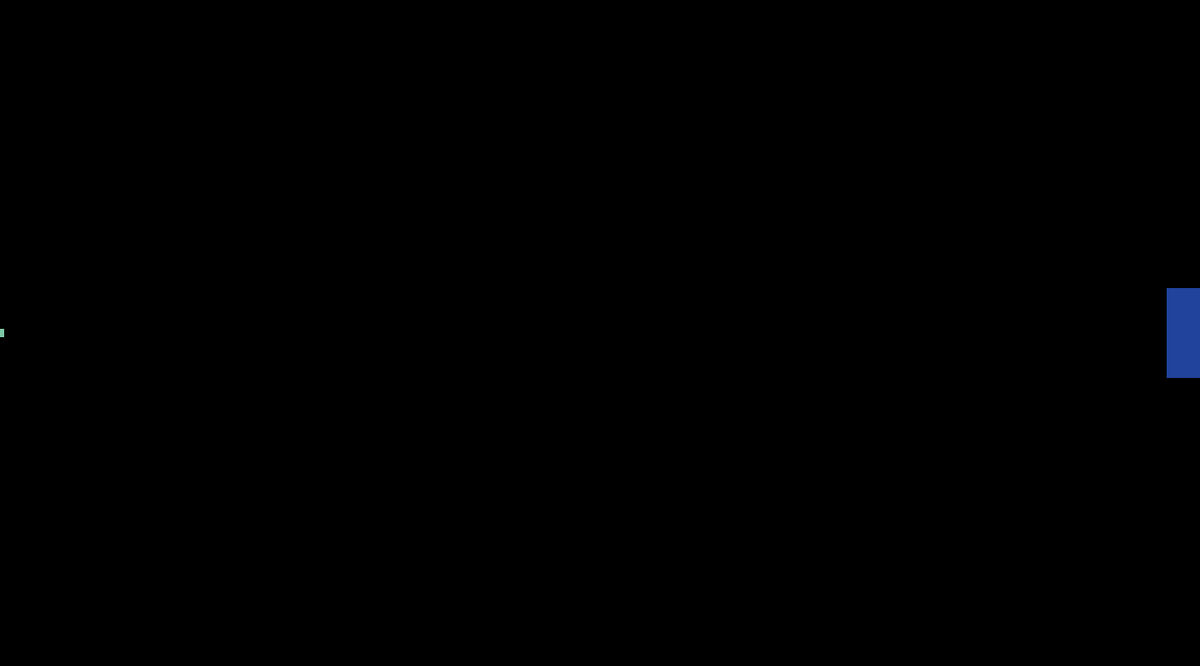
Frame 1 (no input)
Frame 60 (no input): identical to frame 1, image omitted
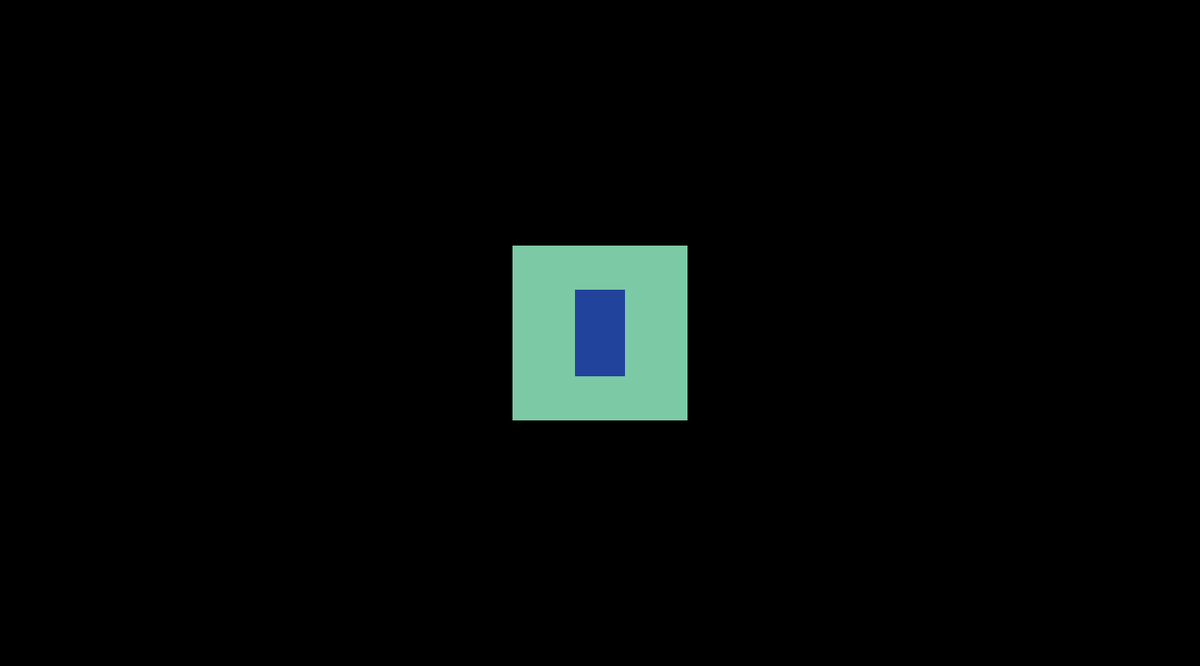
Frame 120 (the mouse pressed at the canvas centre since frame 60)

The p5.js sketch that drew these frames (run headless with seeded random() and noise() and a simulated clock; from frame 60 on, the mouse is pressed at the canvas centre):

// p5.js sketch
// ── sketch.js

function setup() {
    createCanvas(1440, 800);
    noStroke();
    rectMode(CENTER);
  }
  
  function draw() {
    background(0);
    fill(124,201,165);
    rect(mouseX, height / 2, mouseY / 2 + 10, mouseY / 2 + 10);
    fill(33,67,156);
    let inverseX = width - mouseX;
    let inverseY = height - mouseY;
    rect(inverseX, height / 2, inverseY / 20 + 40, inverseY / 100 + 100);
    
  }
  
